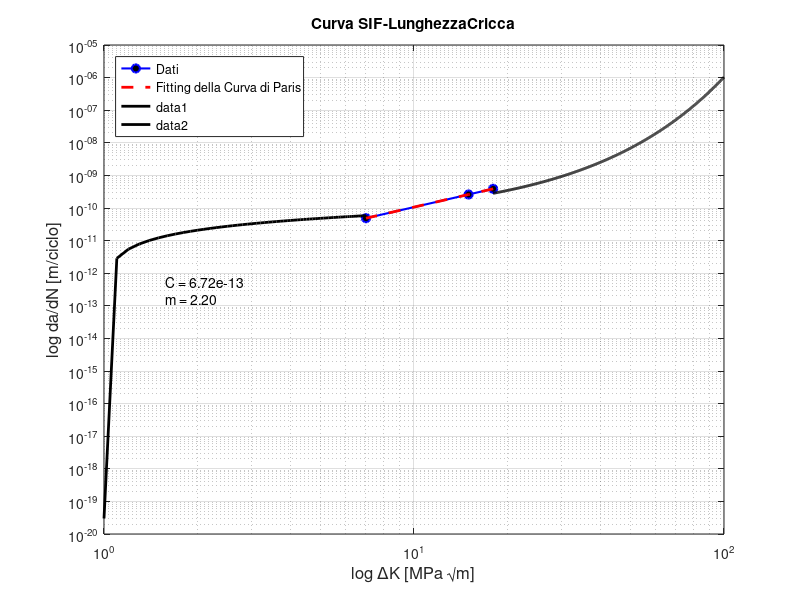

Here is the MATLAB script that generated this plot:
%% Curva di Paris %%

clc
clear all
close all

%%%%%%%%%%%%%%%%%     DATI    %%%%%%%%%%%%%%%%%%%%%%%%%%%%

% Parametro C [-]
C = 6.72e-13;

% Parametro n [-]
n = 2.20;

% Vettore lunghezze di cricca
a = [2.7 8.0 10.0 12.0];

% Vettore SIF
SIF = [17 35 50 57];

% Vettore Delta K
Delta_K = [];
for i=1:length(SIF)-1
Delta_K(i) = SIF(i+1) - SIF(i);
end

% Vettore velocità di propagazione di cricca
da_dN = C*Delta_K.^n;

% Plot della curva di Paris
figure

plot(Delta_K, da_dN,'b-o', 'LineWidth', 1.5, 'MarkerSize', 6, 'MarkerFaceColor', 'k');
title('Curva SIF-LunghezzaCricca');
xlabel('log \DeltaK [MPa \surd{m}]', 'FontSize', 12, 'Interpreter', 'tex');  
ylabel('log da/dN [m/ciclo]', 'FontSize', 12);
set(gca, 'XScale', 'log', 'YScale', 'log');
grid on;



% Logaritmizzazione dei dati per il fitting
log_Delta_K = log10(Delta_K);
log_da_dN = log10(da_dN);

% Fitting dei dati logaritmici
p = polyfit(log_Delta_K, log_da_dN, 1); % Fit lineare (1° grado)
m = p(1); % Esponente
C = 10^p(2); % Costante C

% Genera i dati adattati per la curva di fitting
fitted_da_dN = C * Delta_K.^m;

% Aggiungi la curva di fitting al grafico
hold on;
plot(Delta_K, fitted_da_dN, 'r--', 'LineWidth', 2); % Curva di fitting
legend('Dati', 'Fitting della Curva di Paris', 'Location', 'NorthWest');

% Visualizza i parametri C e m
text(0.1, 0.5, sprintf('C = %.2e\nm = %.2f', C, m), 'Units', 'normalized', 'FontSize', 10);

% primo tratto esponenziale 
A = 0.3e-10; d = 10e-10; 
K_esp1 = 1:0.1:7;
a_esp1 = A * log(K_esp1 + d);
plot(K_esp1, a_esp1, 'k-', 'LineWidth', 2);
%set(gca, 'XScale', 'log', 'YScale', 'log');
hold on

% secondo tratto esponenziale
B2 = 0.5e-10; k = 0.1;
K_esp2 = 18:0.1:100;
a_esp2 = B2 * exp(k * (K_esp2 - 0.7));
plot(K_esp2, a_esp2, 'k-', 'LineWidth', 2);
%set(gca, 'XScale', 'log', 'YScale', 'log');
hold off
